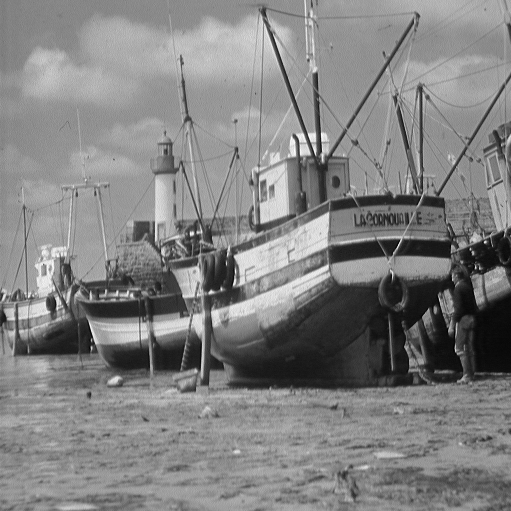
#> input picture Prácticas/practica5/images/boat.511.tiff, 511 x 511 px, found by its file name
$ python ejercicio05.py
#> lines starting #> are read from the running program, lines starting #| are printed output that depends on the picture
# Objetivo:
# - Filtros paso bajo y paso alto


import skimage as ski
import matplotlib.pyplot as plt
import numpy as np
import scipy
import scipy.fft as fft


def crear_circulo_centrado(shape, radio):  # Asumo dimensiones impares
    filas = np.matrix(list(range(shape[0]))).T - shape[0] // 2
    cols = np.matrix(list(range(shape[1]))) - shape[1] // 2
    indices_dentro = np.power(filas, 2) + np.power(cols, 2) < radio ** 2
    circulo = np.zeros(shape)
    circulo[indices_dentro] = 1
    return circulo


FREQ_CORTE_EN_PIXELES_BAJO = 40
FREQ_CORTE_EN_PIXELES_ALTO = 100

imagen = ski.io.imread("Prácticas/practica5/images/boat.511.tiff")
#> imagen is the input picture: shape (511, 511); min 0, max 255, mean 129.7
imagen = ski.util.img_as_float(imagen)
FTimagen = fft.fft2(imagen)
FTimagen_centrada = fft.fftshift(FTimagen)

# Filtro paso bajo
mascara_centrada_bajo = crear_circulo_centrado(imagen.shape, FREQ_CORTE_EN_PIXELES_BAJO)
FT_imagen_filtradaBajo = FTimagen_centrada * mascara_centrada_bajo
imagen_filtrada_bajo = fft.ifft2(fft.ifftshift(FT_imagen_filtradaBajo))
imagen_filtrada_bajo_real = np.real(imagen_filtrada_bajo)
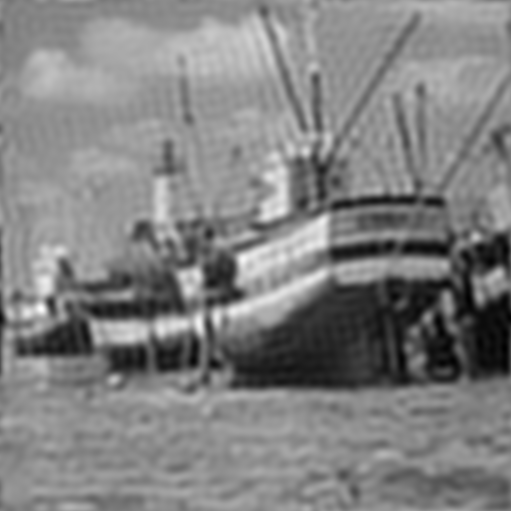
#> imagen_filtrada_bajo_real: shape (511, 511) float64; min -0.0177, max 1.02, mean 0.509; drawn with min black and max white
imagen_filtrada_bajo_imag = np.imag(imagen_filtrada_bajo)
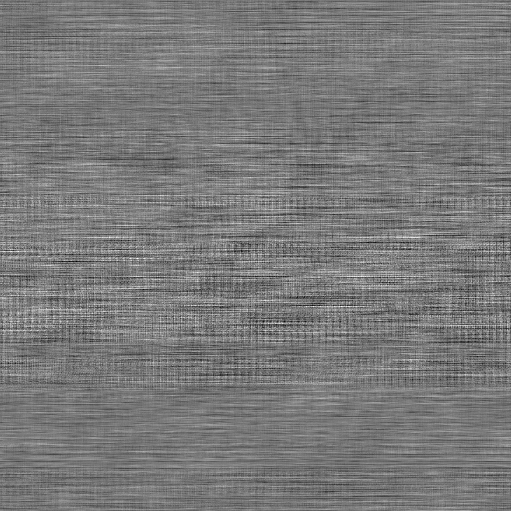
#> imagen_filtrada_bajo_imag: shape (511, 511) float64; min -1.15e-16, max 1.26e-16, mean -8.46e-35; drawn with min black and max white
if not np.allclose(imagen_filtrada_bajo_imag, np.zeros(imagen.shape)):
    print("Warning. Algo no está yendo bien!!")

# Filtro paso alto
mascara_centrada_alto = 1 - crear_circulo_centrado(imagen.shape, FREQ_CORTE_EN_PIXELES_ALTO)
FT_imagen_filtradaAlto = FTimagen_centrada * mascara_centrada_alto
imagen_filtrada_alto = fft.ifft2(fft.ifftshift(FT_imagen_filtradaAlto))
imagen_filtrada_alto_real = np.real(imagen_filtrada_alto)
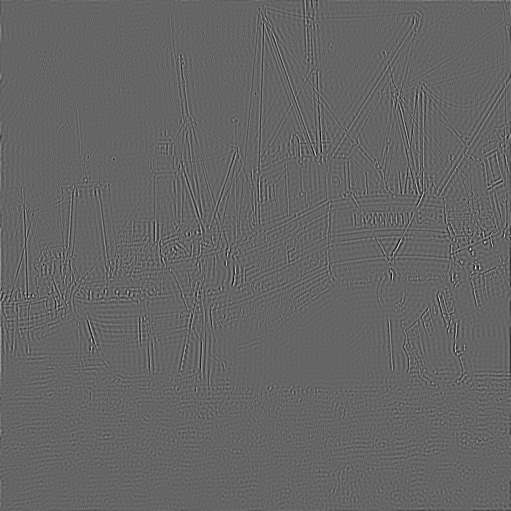
#> imagen_filtrada_alto_real: shape (511, 511) float64; min -0.34, max 0.512, mean -1.53e-19; drawn with min black and max white
imagen_filtrada_alto_imag = np.imag(imagen_filtrada_alto)
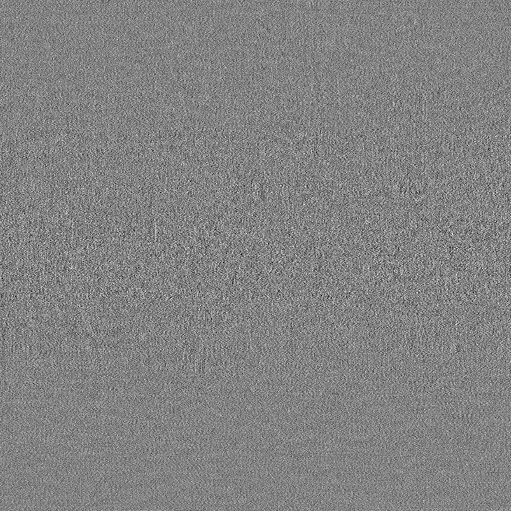
#> imagen_filtrada_alto_imag: shape (511, 511) float64; min -4.01e-17, max 3.8e-17, mean 1.13e-36; drawn with min black and max white
if not np.allclose(imagen_filtrada_alto_imag, np.zeros(imagen.shape)):
    print("Warning. Algo no está yendo bien!!")

# Filtro pasa banda
mascara_centrada_banda = crear_circulo_centrado(imagen.shape, FREQ_CORTE_EN_PIXELES_ALTO) - crear_circulo_centrado(imagen.shape, FREQ_CORTE_EN_PIXELES_BAJO)
FT_imagen_filtradaBanda = FTimagen_centrada * mascara_centrada_banda
imagen_filtrada_banda = fft.ifft2(fft.ifftshift(FT_imagen_filtradaBanda))
imagen_filtrada_banda_real = np.real(imagen_filtrada_banda)
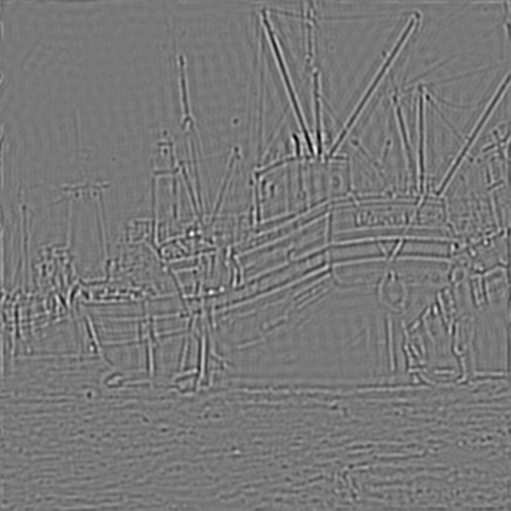
#> imagen_filtrada_banda_real: shape (511, 511) float64; min -0.485, max 0.538, mean -1.63e-19; drawn with min black and max white
imagen_filtrada_banda_imag = np.imag(imagen_filtrada_banda)
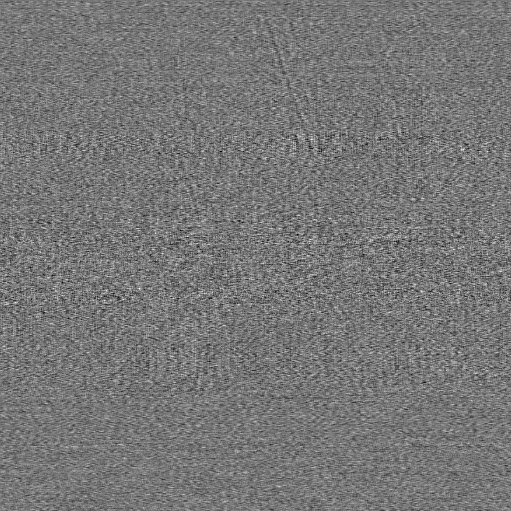
#> imagen_filtrada_banda_imag: shape (511, 511) float64; min -4.7e-17, max 5.37e-17, mean -4.53e-36; drawn with min black and max white
if not np.allclose(imagen_filtrada_banda_imag, np.zeros(imagen.shape)):
    print("Warning. Algo no está yendo bien!!")

# Suma de las tres transformadas inversas
imagen_suma = imagen_filtrada_bajo_real + imagen_filtrada_alto_real + imagen_filtrada_banda_real

if np.allclose(imagen_suma, imagen):
    print("La suma de las tres imágenes es igual a la original")
else:
    print("La suma de las tres imágenes NO es igual a la original")

# Visulización de resultados
fig, axs = plt.subplots(3, 4, layout="constrained")
axs[0, 0].imshow(imagen, cmap=plt.cm.gray)
axs[0, 1].imshow(mascara_centrada_bajo, cmap=plt.cm.gray)
axs[0, 2].imshow(np.log(np.absolute(FT_imagen_filtradaBajo) + 1), cmap=plt.cm.gray)
axs[0, 3].imshow(imagen_filtrada_bajo_real, cmap=plt.cm.gray)

axs[1, 0].imshow(np.log(np.absolute(FTimagen_centrada) + 1), cmap=plt.cm.gray)
axs[1, 1].imshow(mascara_centrada_alto, cmap=plt.cm.gray)
axs[1, 2].imshow(np.log(np.absolute(FT_imagen_filtradaAlto) + 1), cmap=plt.cm.gray)
axs[1, 3].imshow(imagen_filtrada_alto_real, cmap=plt.cm.gray)  # Prueba a mostrar el valor absoluto

axs[2, 0].imshow(np.log(np.absolute(FTimagen_centrada) + 1), cmap=plt.cm.gray)
axs[2, 1].imshow(mascara_centrada_banda, cmap=plt.cm.gray)
axs[2, 2].imshow(np.log(np.absolute(FT_imagen_filtradaBanda) + 1), cmap=plt.cm.gray)
axs[2, 3].imshow(imagen_filtrada_banda_real, cmap=plt.cm.gray)  # Prueba a mostrar el valor absoluto

for a in axs.ravel():
    a.set_axis_off()
plt.show()
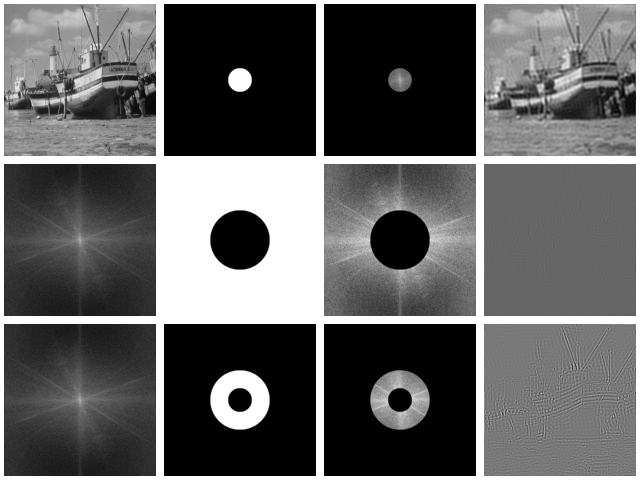
#> figure drawn by matplotlib, 12 panels

$ run again, with Prácticas/practica5/images/Marilyn.png saved as Prácticas/practica5/images/boat.511.tiff
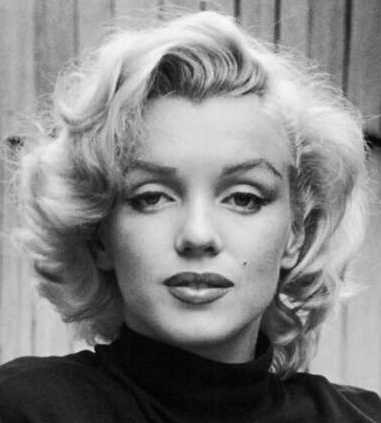
#> input picture Prácticas/practica5/images/Marilyn.png, 381 x 423 px, found by its file name
#> imagen is the input picture: shape (423, 381); min 0, max 249, mean 134.2
#> `imagen_filtrada_bajo_imag = np.imag(imagen_filtrada_bajo)`:
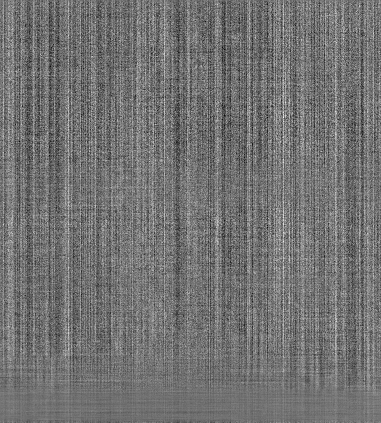
#> imagen_filtrada_bajo_imag: shape (423, 381) float64; min -6.66e-16, max 8.33e-16, mean 8.52e-18; drawn with min black and max white
#> `imagen_filtrada_banda_imag = np.imag(imagen_filtrada_banda)`:
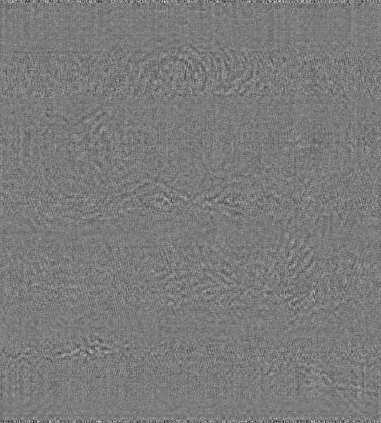
#> imagen_filtrada_banda_imag: shape (423, 381) float64; min -1.11e-16, max 1.18e-16, mean 2.08e-20; drawn with min black and max white
